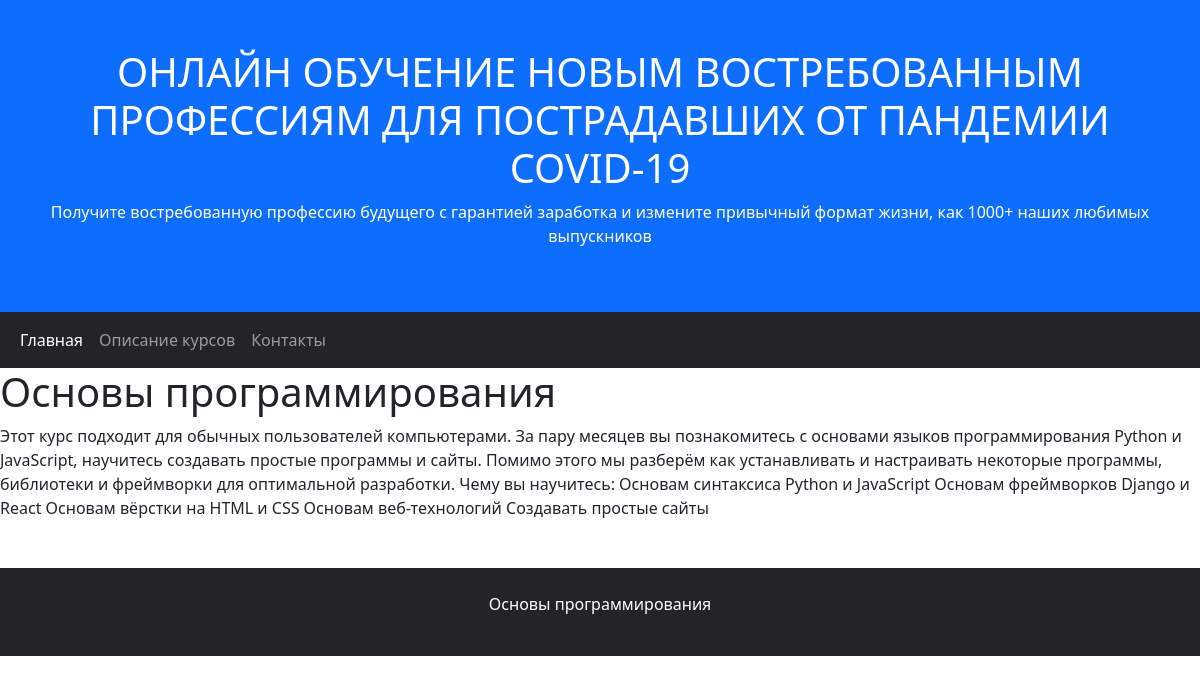
/description/1/, run on the app's committed database.
### mainpage/models.py (models this page shows)
class Description(models.Model):
    title = models.CharField(max_length=255)
    created_date = models.DateField(auto_now_add=True)
    text = models.TextField()

### mainpage/views.py (the view)
# urls.py: path('description/<int:id>/', description, name="description"),
def description(request, id):
    description_object = Description.objects.get(id=id)
    return render(request, 'description.html', {"description": description_object})

### mainpage/templates/description.html
{% extends 'base.html' %}
{% block content %}
    <h1>{{ description.title }}</h1>
    <div>{{ description.text }}</div>
{% endblock %}

### data on the page
Description: title "Основы программирования", text "Этот курс подходит для обычных пользователей компьютерами. За пару месяцев вы познакомитесь с основами языков программирования Python и JavaScript, научитесь создавать простые программы и сайты. Помимо этого мы разберём как устанавливать и настраивать некоторые программы, библиотеки и фреймворки для оптимальной разработки. Чему вы научитесь: Основам синтаксиса Python и JavaScript Основам фреймворков Django и React Основам вёрстки на HTML и CSS Основам веб-технологий Создавать простые сайты"
